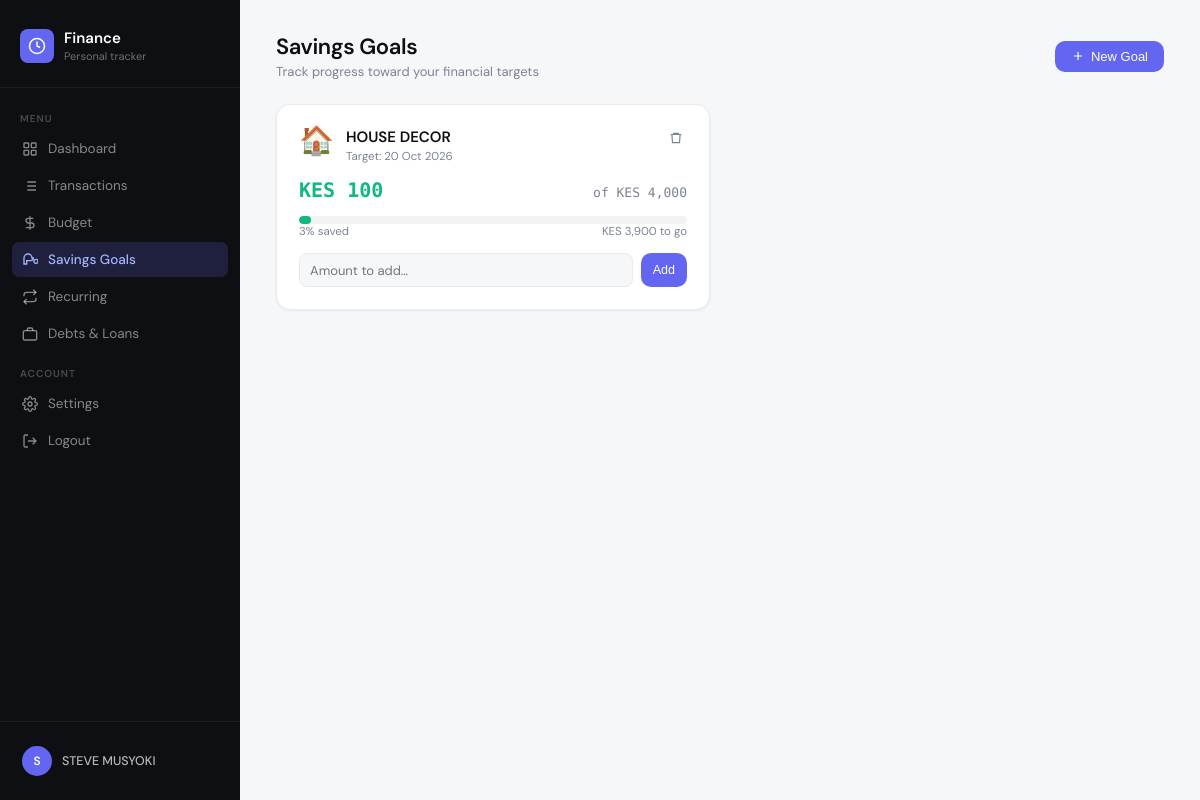
The page /savings_goals.php (signed in) on the database as committed earlier.
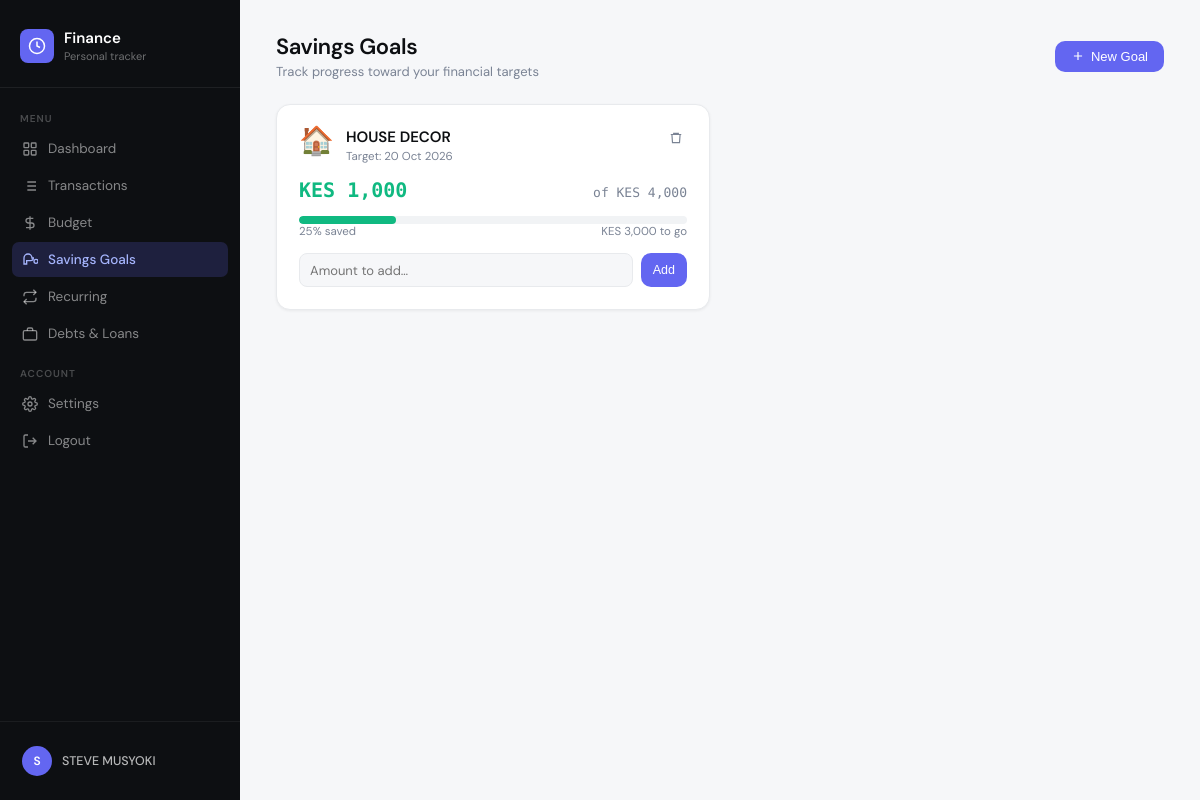
The same page on the database as committed later.
### tables this page shows
CREATE TABLE `savings_goals` (
  `goal_id` int(11) NOT NULL,
  `user_id` int(11) NOT NULL,
  `name` varchar(100) NOT NULL,
  `emoji` varchar(10) DEFAULT '?',
  `target_amount` decimal(15,2) NOT NULL,
  `current_saved` decimal(15,2) DEFAULT 0.00,
  `deadline` date DEFAULT NULL,
  `created_at` timestamp NOT NULL DEFAULT current_timestamp()
);

### savings_goals.php (the view, shortened to what the changed rows need)
<?php
include 'db.php';
$user_id = (int) $_SESSION['user_id'];
$goals = $conn->query("SELECT * FROM savings_goals WHERE user_id=$user_id ORDER BY created_at DESC");
$goals_arr = [];
while ($g = $goals->fetch_assoc()) $goals_arr[] = $g;
?>
<!DOCTYPE html>
<html lang="en">
<head>
</head>
<body>
<div class="layout">
<main class="main">
  <?php if (empty($goals_arr)): ?>
  <div class="empty-state">
    <div class="icon">🎯</div>
    <h3>No savings goals yet</h3>
    <p>Start tracking your first goal — a holiday, an emergency fund, a new laptop, anything!</p>
    <br>
    <button class="btn btn-primary" onclick="document.getElementById('addModal').classList.add('open')">Create your first goal</button>
  </div>
  <?php else: ?>
  <div class="goals-grid" id="goalsGrid">
    <?php foreach ($goals_arr as $g):
      $pct = $g['target_amount'] > 0 ? min(100, round($g['current_saved'] / $g['target_amount'] * 100)) : 0;
      $remaining = max(0, $g['target_amount'] - $g['current_saved']);
      $fill_cls  = $pct >= 100 ? 'complete' : ($pct >= 80 ? 'warning' : '');
    ?>
    <div class="goal-card" id="goal-<?php echo $g['goal_id']; ?>">
      <div class="goal-header">
        <div style="font-size:28px;line-height:1"><?php echo htmlspecialchars($g['emoji'] ?? '🎯'); ?></div>
        <div class="goal-info">
          <div class="goal-name"><?php echo htmlspecialchars($g['name']); ?></div>
          <?php if (!empty($g['deadline'])): ?>
          <div class="goal-deadline">Target: <?php echo date('d M Y', strtotime($g['deadline'])); ?></div>
          <?php endif; ?>
        </div>
        <button class="goal-delete" onclick="deleteGoal(<?php echo $g['goal_id']; ?>)" title="Delete goal">
          <svg viewBox="0 0 24 24" fill="none" stroke="currentColor" stroke-width="2"><path d="M3 6h18M8 6V4h8v2M19 6l-1 14H6L5 6"/></svg>
        </button>
      </div>
      <div class="goal-amounts">
        <span class="saved-amount">KES <?php echo number_format($g['current_saved']); ?></span>
        <span class="target-amount">of KES <?php echo number_format($g['target_amount']); ?></span>
      </div>
      <div>
        <div class="progress-bar"><div class="progress-fill <?php echo $fill_cls; ?>" style="width:<?php echo $pct; ?>%"></div></div>
        <div class="progress-meta">
          <span><?php echo $pct; ?>% saved</span>
          <span><?php echo $pct >= 100 ? '🎉 Goal reached!' : 'KES '.number_format($remaining).' to go'; ?></span>
        </div>
      </div>
      <?php if ($pct < 100): ?>
      <div class="goal-actions">
        <input type="number" class="deposit-input" id="dep-<?php echo $g['goal_id']; ?>" placeholder="Amount to add…" min="1" step="any">
        <button class="btn btn-primary btn-sm" onclick="deposit(<?php echo $g['goal_id']; ?>)">Add</button>
      </div>
      <?php endif; ?>
    </div>
    <?php endforeach; ?>
  </div>
  <?php endif; ?>
</main>
</div>
</body>
</html>

Rows that differ between the two databases and show on the page:
changed savings_goals "HOUSE DECOR": current_saved "100" → "1,000"; pct "3" → "25"; remaining "3,900" → "3,000"
